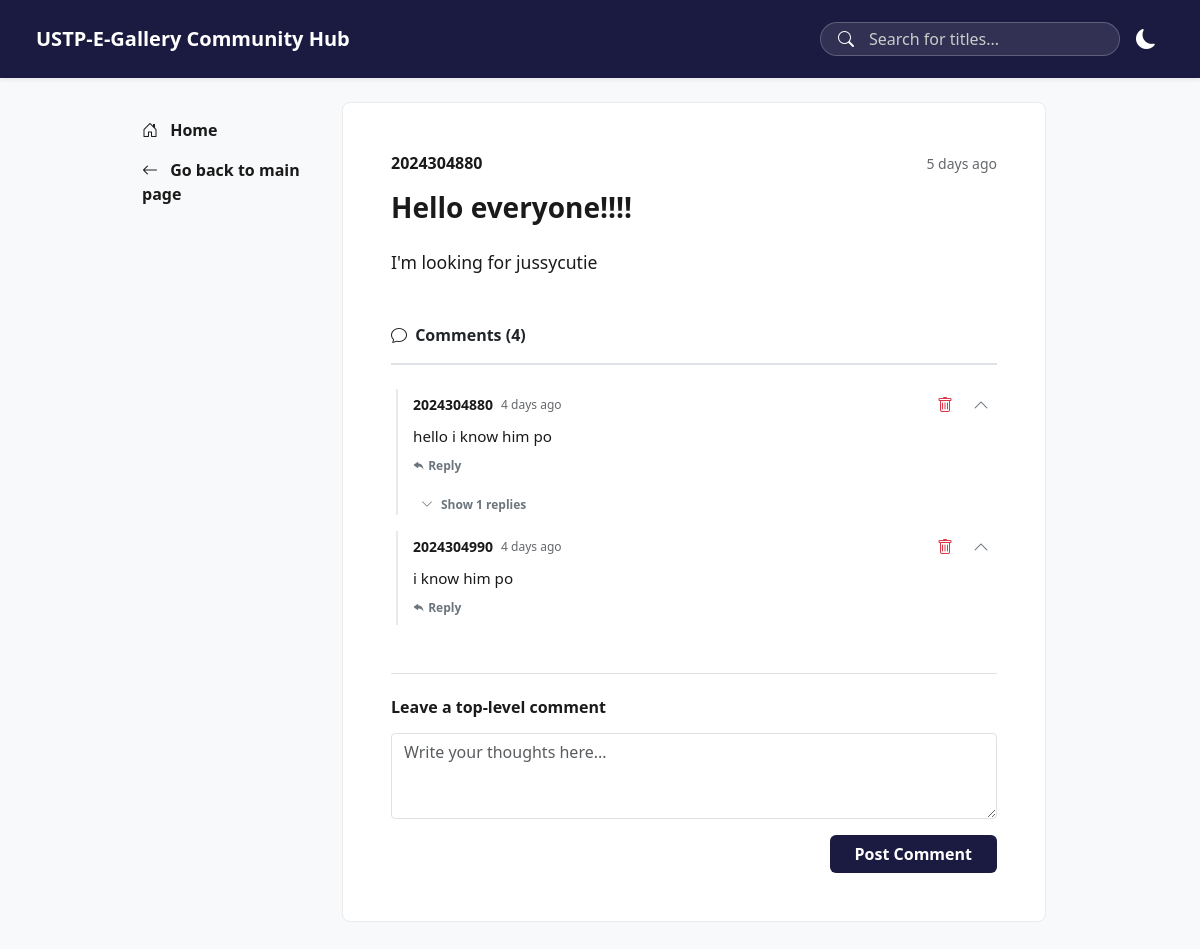
The page /public/user/post?id=1 (signed in) on the database its author committed.
### tables this page shows
CREATE TABLE `community_posts` (
  `id` int(11) NOT NULL,
  `user_id` int(11) NOT NULL,
  `title` varchar(255) NOT NULL,
  `body` text NOT NULL,
  `created_at` timestamp NOT NULL DEFAULT current_timestamp()
);

CREATE TABLE `user` (
  `id` int(11) NOT NULL,
  `uuid` varchar(255) NOT NULL,
  `username` varchar(255) NOT NULL,
  `email` varchar(255) DEFAULT NULL,
  `password` varchar(255) NOT NULL,
  `role` enum('admin','user') NOT NULL,
  `recovery_email` varchar(100) NOT NULL,
  `two_factor_enabled` tinyint(1) NOT NULL,
  `dateCreated` timestamp NOT NULL DEFAULT current_timestamp(),
  `two_factor_code` varchar(10) DEFAULT NULL,
  `two_factor_expires` datetime DEFAULT NULL
);

CREATE TABLE `community_comments` (
  `id` int(11) NOT NULL,
  `post_id` int(11) NOT NULL,
  `user_id` int(11) NOT NULL,
  `body` text NOT NULL,
  `created_at` timestamp NOT NULL DEFAULT current_timestamp(),
  `parent_id` int(11) DEFAULT NULL
);

### app/controllers/communityController.php (called while the page is built, shortened)
<?php
function getPostDetails($conn, $postId) {
    $postId = mysqli_real_escape_string($conn, $postId);
    $postQuery = "SELECT p.*, u.username FROM community_posts p JOIN user u ON p.user_id = u.id WHERE p.id = '$postId'";
    $postResult = mysqli_query($conn, $postQuery);
    $post = mysqli_fetch_assoc($postResult);
    $commentsQuery = "SELECT c.*, u.username FROM community_comments c JOIN user u ON c.user_id = u.id WHERE c.post_id = '$postId' ORDER BY c.created_at ASC";
    $commentsResult = mysqli_query($conn, $commentsQuery);
    $allComments = [];
    while ($row = mysqli_fetch_assoc($commentsResult)) {
        $row['replies'] = [];
        $allComments[$row['id']] = $row;
    }
    $nestedComments = [];
    foreach ($allComments as $id => &$comment) {
        if (!empty($comment['parent_id']) && isset($allComments[$comment['parent_id']])) {
            $allComments[$comment['parent_id']]['replies'][] = &$comment;
        } else {
            $nestedComments[] = &$comment;
        }
    }
    return ['post' => $post, 'comments' => $nestedComments];
}
function countPostComments($conn, $postId) {
    $postId = mysqli_real_escape_string($conn, $postId);
    $query = "SELECT COUNT(*) as count FROM community_comments WHERE post_id = '$postId'";
    $result = mysqli_query($conn, $query);
    $row = mysqli_fetch_assoc($result);
    return $row['count'];
}
function timeAgo($datetime) {
    $now = new DateTime();
    $ago = new DateTime($datetime);
    $diff = $now->diff($ago);
    if ($diff->d > 0) return $diff->d . ' day' . ($diff->d > 1 ? 's' : '') . ' ago';
    return 'just now';
}
?>

### public/user/post.php (the view, shortened to what this page needs)
<?php
include '../../app/config/config.php';
include '../../app/controllers/communityController.php';
$postId = $_GET['id'];
$details = getPostDetails($conn, $postId);
$post = $details['post'];
$commentsTree = $details['comments'];
$commentCount = countPostComments($conn, $postId);
function renderComments($commentsList) {
    global $post;
    foreach ($commentsList as $comment) {
        $canDelete = isset($_SESSION['user_id']) &&
                    ($_SESSION['user_id'] == $comment['user_id'] || $_SESSION['user_id'] == $post['user_id']);
        ?>
        <div class="comment-thread mt-3">
            <div class="d-flex align-items-center justify-content-between gap-2 mb-1">
                <div class="d-flex align-items-center gap-2">
                    <span class="fw-bold small" style="color: var(--text-dark);"><?php echo htmlspecialchars($comment['username']); ?></span>
                    <span style="font-size: 0.75rem; color: var(--text-muted);">
                        <?php echo timeAgo($comment['created_at']); ?>
                    </span>
                </div>
                <div class="d-flex gap-1 align-items-center">
                    <?php if ($canDelete): ?>
                        <form action="../../app/controllers/communityController.php" method="POST" style="display: inline;" onsubmit="return confirm('Are you sure you want to delete this comment?');">
                            <button type="submit" class="btn-icon text-danger border-0 bg-transparent" title="Delete comment">
                                <i class="bi bi-trash"></i>
                            </button>
                        </form>
                    <?php endif; ?>
                    <button onclick="toggleCommentDetails(<?php echo $comment['id']; ?>)" class="btn-icon text-secondary border-0 bg-transparent" title="Hide comment" id="hide-btn-<?php echo $comment['id']; ?>">
                        <i class="bi bi-chevron-up"></i>
                    </button>
                </div>
            </div>
            <div id="comment-details-<?php echo $comment['id']; ?>" class="comment-content">
                <p class="mb-1" style="font-size: 0.95rem; color: var(--text-dark); word-break: break-word;"><?php echo nl2br(htmlspecialchars($comment['body'])); ?></p>
                <a href="javascript:void(0);" onclick="toggleReplyForm(<?php echo $comment['id']; ?>)" class="text-secondary text-decoration-none fw-bold d-inline-block mb-2" style="font-size: 0.75rem;"><i class="bi bi-reply-fill"></i> Reply</a>
                <?php if (!empty($comment['replies'])): ?>
                    <div class="mt-2 ps-2">
                        <button onclick="toggleReplies(<?php echo $comment['id']; ?>)" class="btn-icon text-secondary fw-bold border-0 bg-transparent" style="font-size: 0.75rem; padding: 0;" id="replies-btn-<?php echo $comment['id']; ?>">
                            <i class="bi bi-chevron-down"></i> <span id="replies-toggle-<?php echo $comment['id']; ?>">Show <?php echo count($comment['replies']); ?> replies</span>
                        </button>
                            <?php renderComments($comment['replies']); ?>
                    </div>
                <?php endif; ?>
            </div>
        </div>
        <?php
    }
}
?>
<!DOCTYPE html>
<html lang="en">
<head>
    <link href="https://cdn.jsdelivr.net/npm/bootstrap@5.3.0/dist/css/bootstrap.min.css" rel="stylesheet">
    <link rel="stylesheet" href="https://cdn.jsdelivr.net/npm/bootstrap-icons@1.10.5/font/bootstrap-icons.css">
    <link rel="stylesheet" href="assets/css/post.css?v=<?php echo time(); ?>">
</head>
<body>
    <nav class="navbar navbar-expand-lg bg-navy py-3 px-3 px-md-4 shadow-sm">
        <div class="container-fluid d-flex flex-wrap justify-content-between align-items-center gap-3">
            <h5 class="text-white fw-bold mb-0">USTP-E-Gallery Community Hub</h5>
            <div class="d-flex align-items-center gap-2 flex-grow-1 flex-md-grow-0 justify-content-end">
                <form action="community" method="GET" class="d-flex w-100" style="max-width: 300px;">
                    <div class="position-relative w-100">
                        <button type="submit" class="border-0 bg-transparent text-white" style="position: absolute; left: 12px; top: 50%; transform: translateY(-50%); z-index: 10; outline: none; box-shadow: none; cursor: pointer;">
                            <i class="bi bi-search"></i>
                        </button>
                        <input name="search" class="form-control search-bar ps-5 pe-5 py-1 text-white w-100" type="search" placeholder="Search for titles..." style="border-radius: 20px !important; outline: none;">
                    </div>
                </form>
                <button id="darkModeToggle" class="dark-mode-toggle" title="Toggle dark mode">
                </button>
            </div>
        </div>
    </nav>
    <div class="container-fluid px-3 px-md-5 py-4">
        <div class="row justify-content-center">
            <div class="col-12 col-lg-2 pt-3 mb-4 mb-lg-0">
                <a href="index" class="d-block text-decoration-none fw-bold mb-3" style="color: var(--text-dark);"><i class="bi bi-house-door me-2"></i> Home</a>
                <a href="community" class="d-block text-decoration-none fw-bold mb-3" style="color: var(--text-dark);"><i class="bi bi-arrow-left me-2"></i> Go back to main page</a>
            </div>
            <div class="col-12 col-lg-8 px-2 px-md-4">
                <div class="post-card p-3 p-md-5 mb-4">
                    <div class="mb-4">
                        <div class="d-flex justify-content-between align-items-center mb-3">
                            <span class="fw-bold fs-6 d-block"><?php echo htmlspecialchars($post['username']); ?></span>
                            <small class="text-muted"><?php echo timeAgo($post['created_at']); ?></small>
                        </div>
                        <h3 class="fw-bold mb-4"><?php echo htmlspecialchars($post['title']); ?></h3>
                        <p class="mb-5" style="color: var(--text-dark); font-size: 1.1rem; word-break: break-word;"><?php echo nl2br(htmlspecialchars($post['body'])); ?></p>
                        <div class="d-flex gap-3 pb-3 border-bottom border-2">
                            <span class="text-dark fw-bold"><i class="bi bi-chat me-1"></i> Comments (<?php echo $commentCount; ?>)</span>
                        </div>
                    </div>
                    <div class="mt-4">
                        <?php if(empty($commentsTree)): ?>
                            <p style="color: var(--text-muted);">No comments yet. Be the first to reply!</p>
                        <?php else: ?>
                            <?php renderComments($commentsTree); ?>
                        <?php endif; ?>
                    </div>
                    <div class="mt-5 pt-4 border-top">
                        <h6 class="fw-bold mb-3">Leave a top-level comment</h6>
                        <form action="../../app/controllers/communityController.php" method="POST">
                            <div class="mb-3">
                                <textarea name="body" class="form-control rounded-1 border" rows="3" placeholder="Write your thoughts here..." required></textarea>
                            </div>
                            <div class="d-flex justify-content-end">
                                <button type="submit" class="btn text-white fw-bold px-4 rounded-2" style="background-color: var(--navy-dark);">Post Comment</button>
                            </div>
                        </form>
                    </div>
                </div>
            </div>
        </div>
    </div>
</body>
</html>

### public/user/assets/css/post.css (style rules this page uses)
:root { --navy-dark: #1b1a40; --bg-light: #F8F9FA; --text-dark: #1a1a1a; --text-muted: #65676b; --border-light: #EAEAEA; --bg-card: #ffffff; }
body.light-mode { --bg-light: #F8F9FA; --text-dark: #1a1a1a; --text-muted: #65676b; --border-light: #EAEAEA; --bg-card: #ffffff; }
.bg-navy { background-color: var(--navy-dark); }
body { background-color: var(--bg-light); color: var(--text-dark); transition: background-color 0.2s, color 0.2s; }
.post-card { border: 1px solid var(--border-light); border-radius: 8px; background: var(--bg-card); color: var(--text-dark); }
.search-bar { background-color: rgba(255,255,255,0.1); border: 1px solid rgba(255,255,255,0.3); color: white; border-radius: 20px; }
.search-bar::placeholder { color: #ccc; }
.comment-thread { border-left: 2px solid var(--border-light); padding-left: 15px; margin-left: 5px; }
.btn-icon { background: none; border: none; cursor: pointer; font-size: 1rem; padding: 0.25rem 0.5rem; border-radius: 4px; transition: color 0.1s ease; display: inline-flex; align-items: center; gap: 0.5rem; color: inherit; }
.btn-icon.text-danger { color: #a71d2a; }
.dark-mode-toggle { background: none; border: none; color: white; cursor: pointer; font-size: 1.25rem; padding: 0.5rem; border-radius: 50%; display: flex; align-items: center; justify-content: center; }
.text-muted { color: var(--text-muted) !important; }

### rows shown on the page
community_posts: user.username "2024304880", created_at "5 days ago", title "Hello everyone!!!!", body "I'm looking for jussycutie"
community_comments: user.username "2024304880", created_at "4 days ago", body "hello i know him po", count($comment['replies']) "1"
community_comments: user.username "2024304990", created_at "4 days ago", body "i know him po"

### other values the page prints
$commentCount "4"
